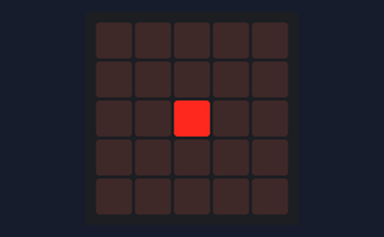
The program below on a simulated BBC micro:bit (MakeCode). Parts: the board's 5×5 LED display.

Above: at 0.1 s.
At 0.6 s:
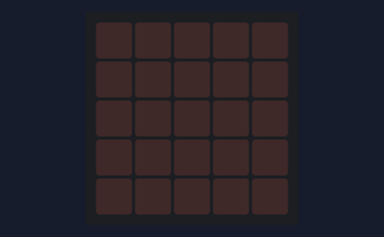

The program:

main.ts
```typescript
basic.forever(function () {
    basic.showLeds(`
        . . . . .
        . . . . .
        . . # . .
        . . . . .
        . . . . .
        `)
    basic.pause(100)
    basic.showLeds(`
        . . . . .
        . . . . .
        . . . . .
        . . . . .
        . . . . .
        `)
    basic.pause(100)
})
```

test.ts
```typescript
// tests gaan hier; deze zal niet worden gecompileerd wanneer dit pakket wordt gebruikt als extensie.
```

Measured:
- what the display in image 1 shows lasts 0.5 s, from 0.5 s to 1.0 s
